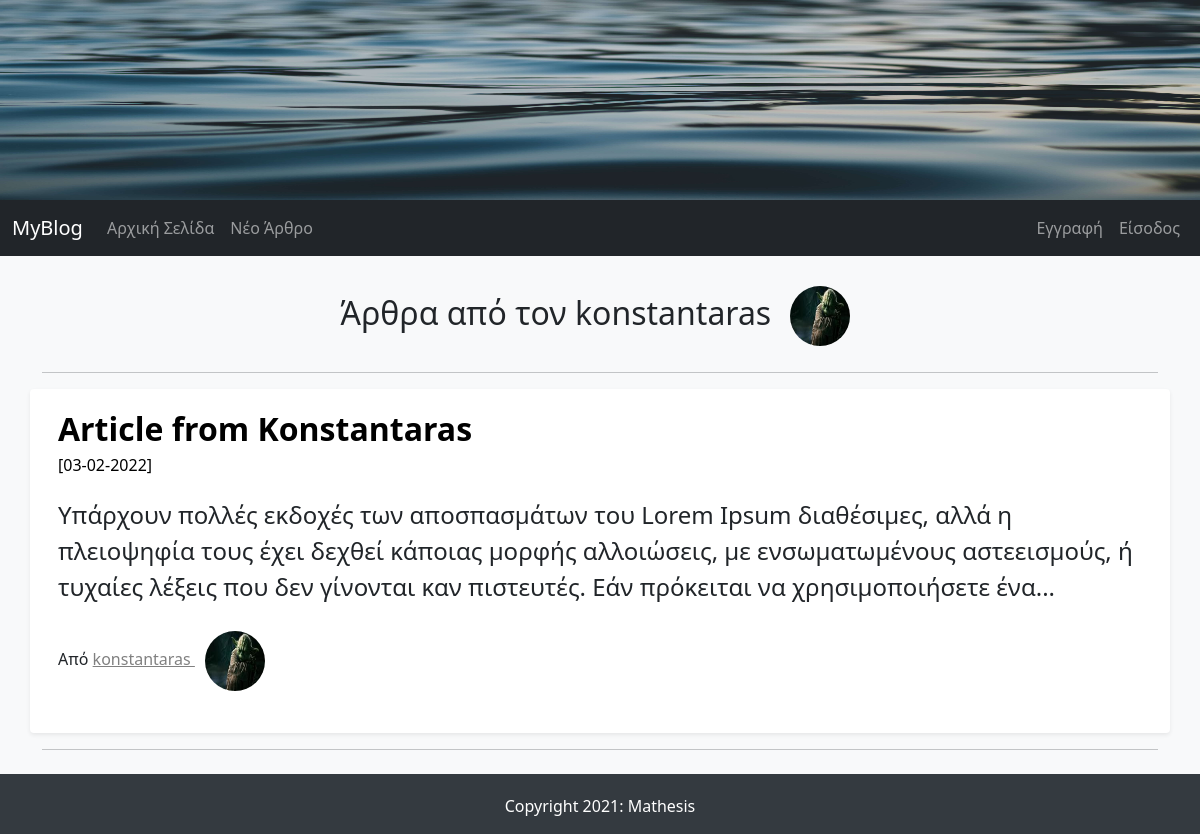
The page /articles_by_author/3 on the database as committed earlier.
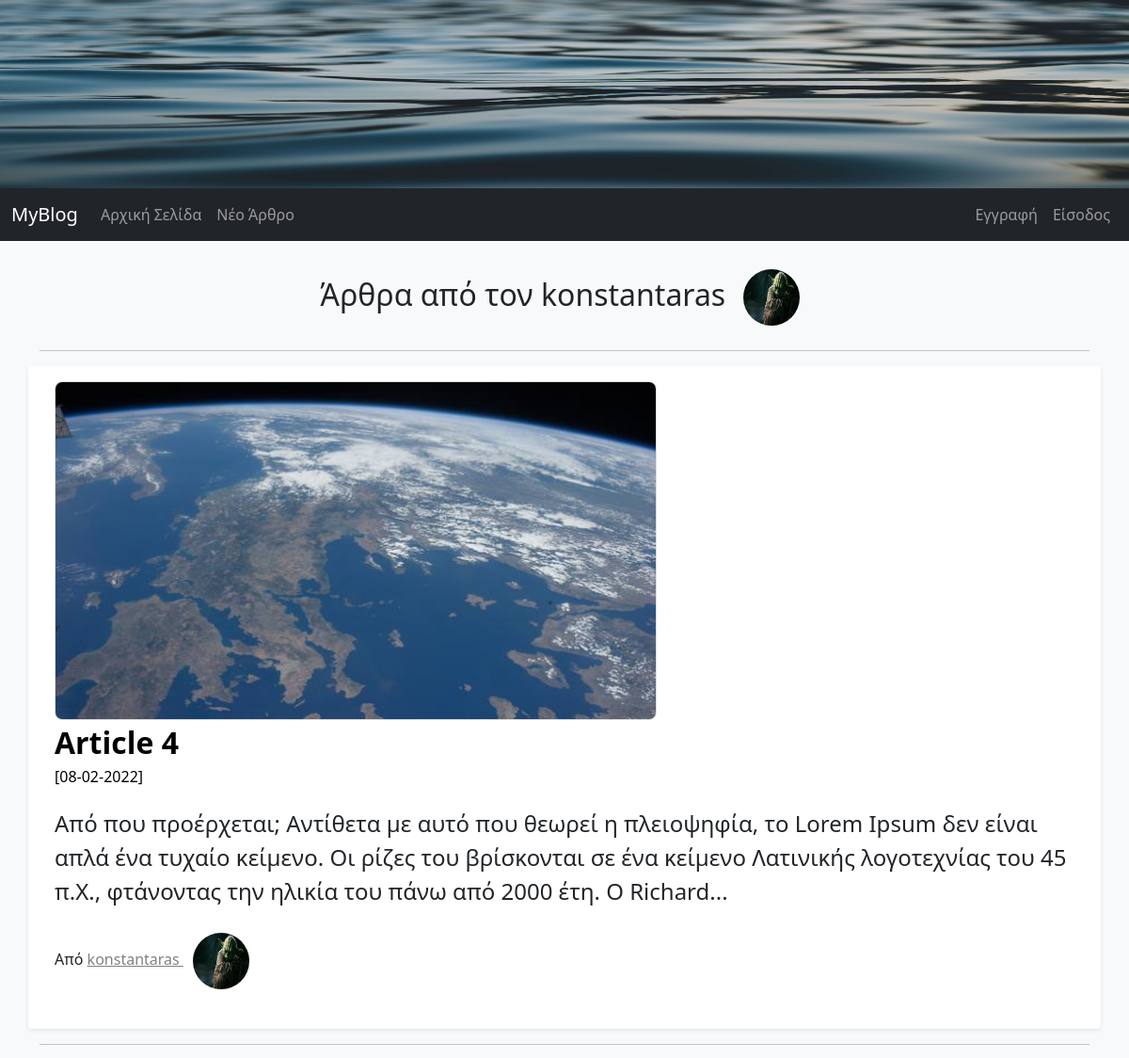
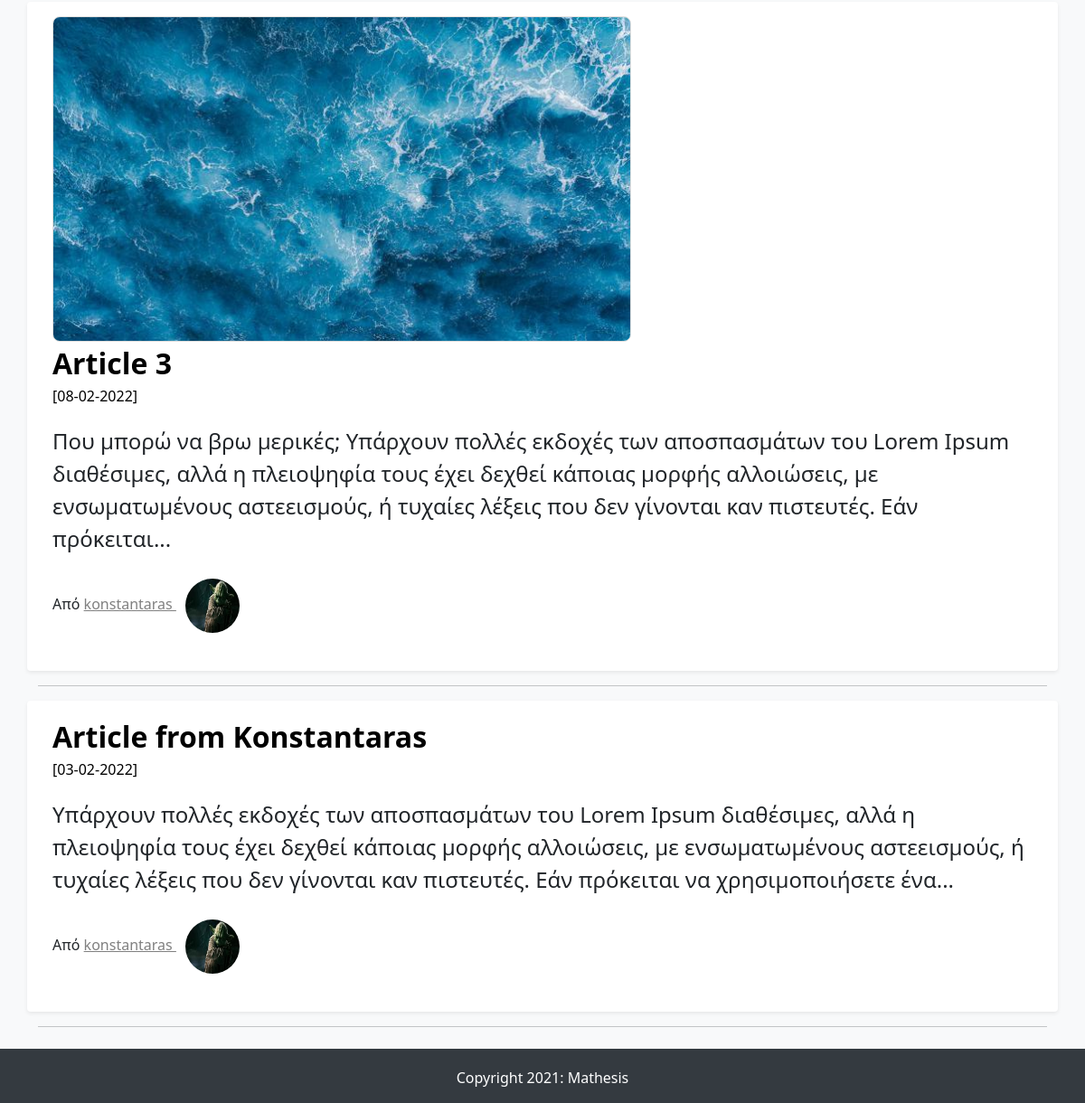
The same page on the database as committed later (2 pictures, top to bottom).
### FlaskBlogApp/models.py (models this page shows, shortened)
class Article(db.Model):
    id = db.Column(db.Integer, primary_key=True)
    article_title = db.Column(db.String(50), nullable=False)
    article_body = db.Column(db.Text(), nullable=False)
    article_image = db.Column(db.String(30), default='default_article_image.jpg', nullable=False)
    date_created = db.Column(db.DateTime, default=datetime.utcnow, nullable=False)
    user_id = db.Column(db.Integer, db.ForeignKey('user.id'), nullable=False) # user.id of the table not of the class

class User(db.Model, UserMixin): # UserMixin extends class to flask-login capabilities
    id = db.Column(db.Integer, primary_key=True)
    username = db.Column(db.String(15), unique=True, nullable=False)
    email = db.Column(db.String(150), unique=True, nullable=False)
    password = db.Column(db.String(36), nullable=False)
    profile_image = db.Column(db.String(30), default='default_profile_image.jpg')
    articles = db.relationship('Article', backref='author', lazy=True) # Article - relationship with the model not the table

### FlaskBlogApp/routes.py (the view)
@app.route("/articles_by_author/<int:author_id>")
def articles_by_author(author_id):
    user = User.query.get_or_404(author_id)
    articles = Article.query.filter_by(author=user).order_by(Article.date_created.desc())
    return render_template("articles_by_author.html", articles=articles, author=user)

### FlaskBlogApp/templates/articles_by_author.html (shortened to what this page needs)
{% extends "base.html" %}
{% block content %}
    <h2 class="aba_header">
        Άρθρα από τον {{ author.username }}
        <img class="rounded-circle profile-image" alt="{{ author.username }}" src="{{ url_for('static', filename='images/profiles_images/'+author.profile_image) }}" data-holder-rendered="true" data-bs-toggle="tooltip" data-bs-placement="top" title="{{ author.username }}">
    </h2>
    <hr>
    {% if articles %}
        {% for article in articles %}
            <div class="row my-3 p-3 bg-body rounded shadow-sm">
                <div class="col col-md-12">
                {% if article.article_image and article.article_image != 'default_article_image.jpg' %}
                    <img src="{{ url_for('static', filename='images/articles_images/'+article.article_image) }}" alt="" class="img-responsive a_image" width="640px" height="360px">
                {% endif %}
                </div>
                <div class="col col-md-12">
                <div class="main-article-title">
                    <a class="article_title"
                    href="{{ url_for('full_article', article_id=article.id) }}">{{ article.article_title | safe }}
                    </a>
                </div>
                <small class="article_date">[{{ article.date_created.strftime('%d-%m-%Y') }}]</small>
                <p class="main-article-partial-text">
                    {{ article.article_body | truncate(255) | safe }}
                </p>
                <p class="">Από
                    <span>
                    <a class="author-name" href="{{ url_for('articles_by_author', author_id=article.author.id) }}"> {{ article.author.username }}
                        <img class="rounded-circle profile-image" alt="{{ article.author.username }}" src="{{ url_for('static', filename='images/profiles_images/'+article.author.profile_image) }}" data-holder-rendered="true" data-bs-toggle="tooltip" data-bs-placement="top" title="{{ article.author.username }}">
                    </a>
                    </span>
                </p>
                </div>
            </div>
            <hr>
        {% endfor %}
    {% endif %}
{% endblock content %}

Rows that differ between the two databases and show on the page:
added Article: article_image (picture), article_title "Article 4", date_created "08-02-2022", article_body "Από που προέρχεται; Αντίθετα με αυτό που θεωρεί η πλειοψηφία, το Lorem Ipsum δεν είναι απλά ένα τυχαίο κείμενο. Οι ρίζες του βρίσκονται σε ένα κείμενο Λατινικής λογοτεχνίας του 45 π.Χ., φτάνοντας την ηλικία του πάνω από 2000 έτη. Ο Richard...", author.username "konstantaras", profile_image (picture)
added Article: article_image (picture), article_title "Article 3", date_created "08-02-2022", article_body "Που μπορώ να βρω μερικές; Υπάρχουν πολλές εκδοχές των αποσπασμάτων του Lorem Ipsum διαθέσιμες, αλλά η πλειοψηφία τους έχει δεχθεί κάποιας μορφής αλλοιώσεις, με ενσωματωμένους αστεεισμούς, ή τυχαίες λέξεις που δεν γίνονται καν πιστευτές. Εάν πρόκειται...", author.username "konstantaras", profile_image (picture)
